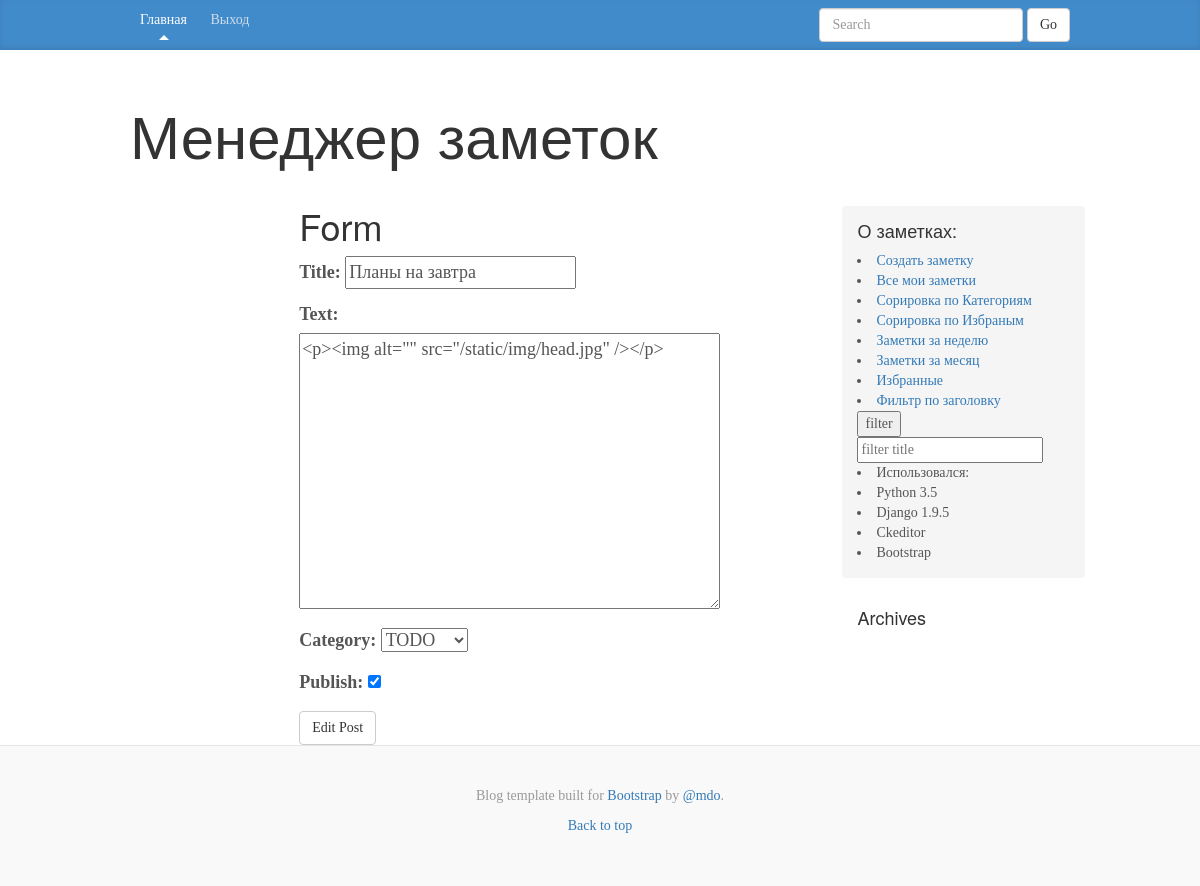
The page /note/4f4d23a9-037e-493c-a344-c256820cb461/edit/ (signed in) on the database its author committed.
### notes/models.py (models this page shows, shortened)
class Notes(models.Model):
    class Meta:
        db_table = 'Notes'
        verbose_name_plural = "Заметки"
    id = models.UUIDField(primary_key=True, default=uuid.uuid4, editable=False)
    title = models.CharField(max_length=150)
    text = RichTextField(null=True, blank=True)
    date = models.DateTimeField(default=datetime.now, blank=True)
    author = models.ForeignKey(settings.AUTH_USER_MODEL, default=1)
    favorites = models.BooleanField(default=False)
    category = models.ForeignKey(Category, blank=True,
                                 null=True, related_name='cat')
    publish = models.BooleanField(default=False)

### notes/views.py (the view)
# urls.py: url(r'^note/(?P<id>.+)(/edit/)$', notes.views.note_edit, name='edit'),
def note_edit(request, id=None):
    if not request.user.is_staff or not request.user.is_superuser:
        raise Http404
    instance = Notes.objects.get(id=id, author=auth.get_user(request).id)
    form = NoteForm(request.POST or None, instance=instance)
    if form.is_valid():
        instance = form.save()
        instance.save()
        return redirect('/')
    args = {
        'username': auth.get_user(request).username,
        'title': instance.title,
        'instance': instance,
        'form': form,
        'category_all': Category.objects.all(),
    }
    return render(request, "note_edit.html", args)

### notes/forms.py
class NoteForm(forms.ModelForm):
    class Meta:
        model = Notes
        fields = [
            "title",
            "text",
            "category",
            "publish",
        ]

### notes/models.py (called while the page is built)
    def __str__(self):
        return self.name

### notes/templates/note_edit.html (shortened to what this page needs)
{% extends 'main.html' %}
{% load staticfiles %}
{% block notes %}
<div class='col-sm-6 col-sm-offset-3'>
<h1>Form</h1>
<form method='POST' action='' enctype='multipart/form-data'>
    {{ form.as_p }}
<input type='submit' class='btn btn-default' value='Edit Post' />
</form>
</div>
{% endblock %}

### static/css/blog.css (style rules this page uses)
body { font-family: Georgia, "Times New Roman", Times, serif; color: #555; }
h1, .h1, h2, .h2, h3, .h3, h4, .h4, h5, .h5, h6, .h6 { margin-top: 0; font-family: "Helvetica Neue", Helvetica, Arial, sans-serif; font-weight: normal; color: #333; }

### rows shown on the page
Notes: title "Планы на завтра", text "<p><img alt=\"\" src=\"/static/img/head.jpg\" /></p>", category "TODO", publish "☑"
